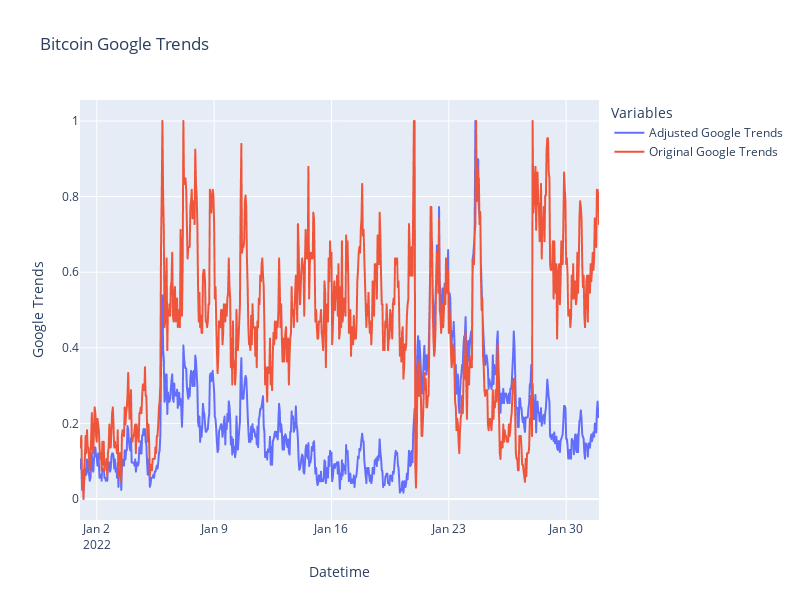

This figure's notebook cell:
### Code cell
fig = px.line(scaled_df, x=scaled_df.index, y=scaled_df.columns, title='Bitcoin Google Trends')
fig.update_layout(legend_title_text='Variables',width=800, height=600)
fig.update_xaxes(title_text="Datetime")
# Set y-axes titles
fig.update_yaxes(title_text="Google Trends", secondary_y=False)
fig.show()

### Figure 1 — Plotly figure (JSON) as saved in the notebook; plotly's stock layout.template omitted (floating-point values rounded to 4 significant figures; data arrays with more than 128 entries replaced by an {"elided": "..."} marker saying what was removed)
{"data": [{"hovertemplate": "variable=Adjusted Google Trends<br>index=%{x}<br>value=%{y}<extra></extra>", "legendgroup": "Adjusted Google Trends", "line": {"color": "#636efa", "dash": "solid"}, "marker": {"symbol": "circle"}, "mode": "lines", "name": "Adjusted Google Trends", "showlegend": true, "x": {"elided": "744 str values"}, "xaxis": "x", "y": {"elided": "744 float values"}, "yaxis": "y", "type": "scattergl"}, {"hovertemplate": "variable=Original Google Trends<br>index=%{x}<br>value=%{y}<extra></extra>", "legendgroup": "Original Google Trends", "line": {"color": "#EF553B", "dash": "solid"}, "marker": {"symbol": "circle"}, "mode": "lines", "name": "Original Google Trends", "showlegend": true, "x": {"elided": "744 str values"}, "xaxis": "x", "y": {"elided": "744 float values"}, "yaxis": "y", "type": "scattergl"}], "layout": {"xaxis": {"anchor": "y", "domain": [0.0, 1.0], "title": {"text": "Datetime"}}, "yaxis": {"anchor": "x", "domain": [0.0, 1.0], "title": {"text": "Google Trends"}}, "legend": {"title": {"text": "Variables"}, "tracegroupgap": 0}, "title": {"text": "Bitcoin Google Trends"}, "width": 800, "height": 600}}
